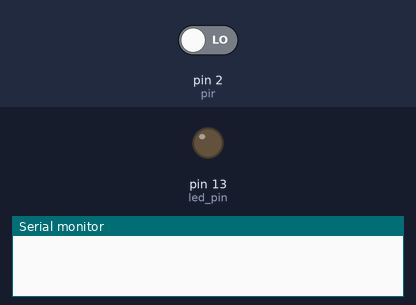
The sketch below on a simulated Arduino Uno, built with avr-gcc and run on an emulated ATmega328P. Parts: output pins drawn as LEDs (lit = HIGH), the last lines printed to the serial monitor. Inputs (shaded band) come from the test bench; at power-on: pin 2 (pir) LOW. No radio packets arrive unless stated.

Above: at 1.2 s.
1.3 s: pin 2 (pir) driven HIGH
At 1.8 s:
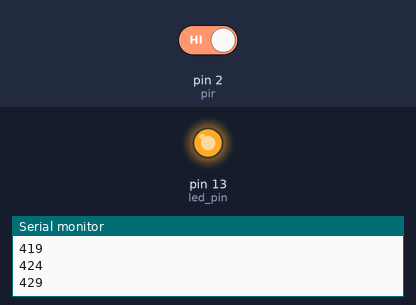
2.8 s: pin 2 (pir) driven LOW
At 3.2 s:
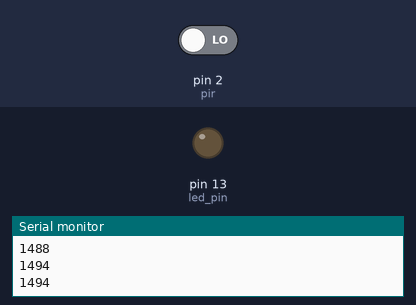
Timing chart, 0 to 5.8 s (numbered marks = the images above; inputs shaded):
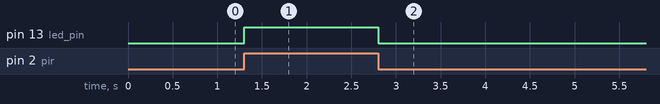

The sketch:

ece_387_final_tx.ino
```cpp
#include <RH_ASK.h> //library needed for transmission
#include <SPI.h> // Not actually used but needed to compile

RH_ASK driver;
//Speed is 2000bps; RX pin = 11; TX pin = 12

const int led_pin = 13;
const int pir = 2;
int val;
static int state = 0;
long t = 0; //long to prevent overflow
long previousmillis;


void setup()
{
  pinMode(led_pin, OUTPUT);
  pinMode(pir, INPUT);
  Serial.begin(9600);
  if (!driver.init())
    Serial.println("init failed");

  //0 means PIN 2, 1 means PIN 3
  attachInterrupt(0, pir_detect, CHANGE);
}

void loop()
{

  switch (state) {

    case 0:
      break;


    case 1:
      while (val == 1) { //while the pir detects motion
        t = millis() - previousmillis; //t = time in milli seconds
        digitalWrite(led_pin, 1); //turn on led
        Serial.println(t);
      }
      state = 2; //when motion ends, go to state 2

    case 2:
      digitalWrite(led_pin, 0); //turn off led

      //The total time pir detector detects motion determines case
      if (t > 0 && t < 5000 ) {  //t = 0s to t = 5s
        Serial.println(t);
        t = 0; //reset t
        const char *msg = "1"; //message to be sent
        driver.send((uint8_t *)msg, strlen(msg)); //send the message
        driver.waitPacketSent();
        delay(1000); //wait to make sure complete message transmitted
        Serial.println("sent 1");

      }

      else if (t >= 5000 && t < 15000) { //t = 5s to t = 15s
        Serial.println(t);
        t = 0; //reset t
        const char *msg = "2"; //message to be sent
        driver.send((uint8_t *)msg, strlen(msg));
        driver.waitPacketSent();
        delay(1000);
        Serial.println("sent 2");
      }

      else if (t >= 15000) {  //t > 15s
        Serial.println(t);
        t = 0; //reset t
        const char *msg = "3"; //message to be sent
        driver.send((uint8_t *)msg, strlen(msg));
        driver.waitPacketSent();
        delay(1000);
        Serial.println("sent 3");
      }
      break;

    default:
      Serial.println("default");
      break;
  }
}

//interupt intervenes when motion is detected
void pir_detect() {
  val = digitalRead(pir); //reads pir motion detector
  previousmillis = millis();  //resets the timer
  state = val;
}
```

Measured:
- after the input at 1.3 s, pin 13 (led_pin): LOW → HIGH at once
- after the input at 2.8 s, pin 13 (led_pin): HIGH → LOW at once
